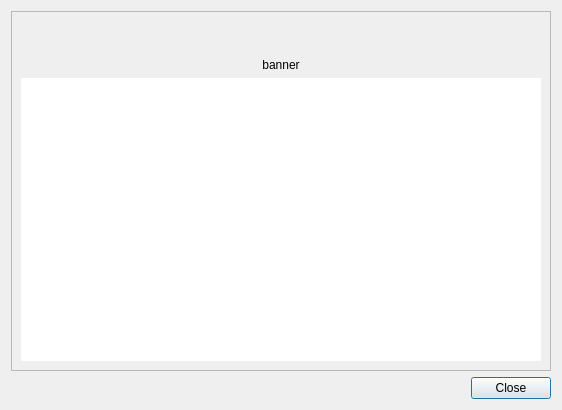
<?xml version="1.0" encoding="UTF-8"?>
<ui version="4.0">
 <class>ShowDialog</class>
 <widget class="QDialog" name="ShowDialog">
  <property name="geometry">
   <rect>
    <x>0</x>
    <y>0</y>
    <width>562</width>
    <height>410</height>
   </rect>
  </property>
  <property name="windowTitle">
   <string>Show</string>
  </property>
  <layout class="QGridLayout" name="gridLayout">
   <item row="1" column="0">
    <widget class="QDialogButtonBox" name="buttonBox">
     <property name="orientation">
      <enum>Qt::Horizontal</enum>
     </property>
     <property name="standardButtons">
      <set>QDialogButtonBox::Close</set>
     </property>
    </widget>
   </item>
   <item row="0" column="0">
    <widget class="QScrollArea" name="scrollArea">
     <property name="widgetResizable">
      <bool>true</bool>
     </property>
     <widget class="QWidget" name="scrollAreaWidgetContents">
      <property name="geometry">
       <rect>
        <x>0</x>
        <y>0</y>
        <width>548</width>
        <height>367</height>
       </rect>
      </property>
      <layout class="QGridLayout" name="gridLayout_2">
       <item row="0" column="0">
        <widget class="QLabel" name="nameLabel">
         <property name="font">
          <font>
           <pointsize>20</pointsize>
           <weight>75</weight>
           <bold>true</bold>
          </font>
         </property>
         <property name="text">
          <string>&lt;name&gt;</string>
         </property>
         <property name="alignment">
          <set>Qt::AlignCenter</set>
         </property>
        </widget>
       </item>
       <item row="1" column="0">
        <widget class="QLabel" name="bannerLabel">
         <property name="text">
          <string>banner</string>
         </property>
         <property name="alignment">
          <set>Qt::AlignCenter</set>
         </property>
        </widget>
       </item>
       <item row="2" column="0">
        <widget class="QTextEdit" name="overviewEdit">
         <property name="sizePolicy">
          <sizepolicy hsizetype="MinimumExpanding" vsizetype="MinimumExpanding">
           <horstretch>0</horstretch>
           <verstretch>0</verstretch>
          </sizepolicy>
         </property>
         <property name="frameShape">
          <enum>QFrame::NoFrame</enum>
         </property>
         <property name="readOnly">
          <bool>true</bool>
         </property>
        </widget>
       </item>
      </layout>
     </widget>
    </widget>
   </item>
  </layout>
 </widget>
 <resources/>
 <connections>
  <connection>
   <sender>buttonBox</sender>
   <signal>accepted()</signal>
   <receiver>ShowDialog</receiver>
   <slot>accept()</slot>
   <hints>
    <hint type="sourcelabel">
     <x>248</x>
     <y>254</y>
    </hint>
    <hint type="destinationlabel">
     <x>157</x>
     <y>274</y>
    </hint>
   </hints>
  </connection>
  <connection>
   <sender>buttonBox</sender>
   <signal>rejected()</signal>
   <receiver>ShowDialog</receiver>
   <slot>reject()</slot>
   <hints>
    <hint type="sourcelabel">
     <x>316</x>
     <y>260</y>
    </hint>
    <hint type="destinationlabel">
     <x>286</x>
     <y>274</y>
    </hint>
   </hints>
  </connection>
 </connections>
</ui>
